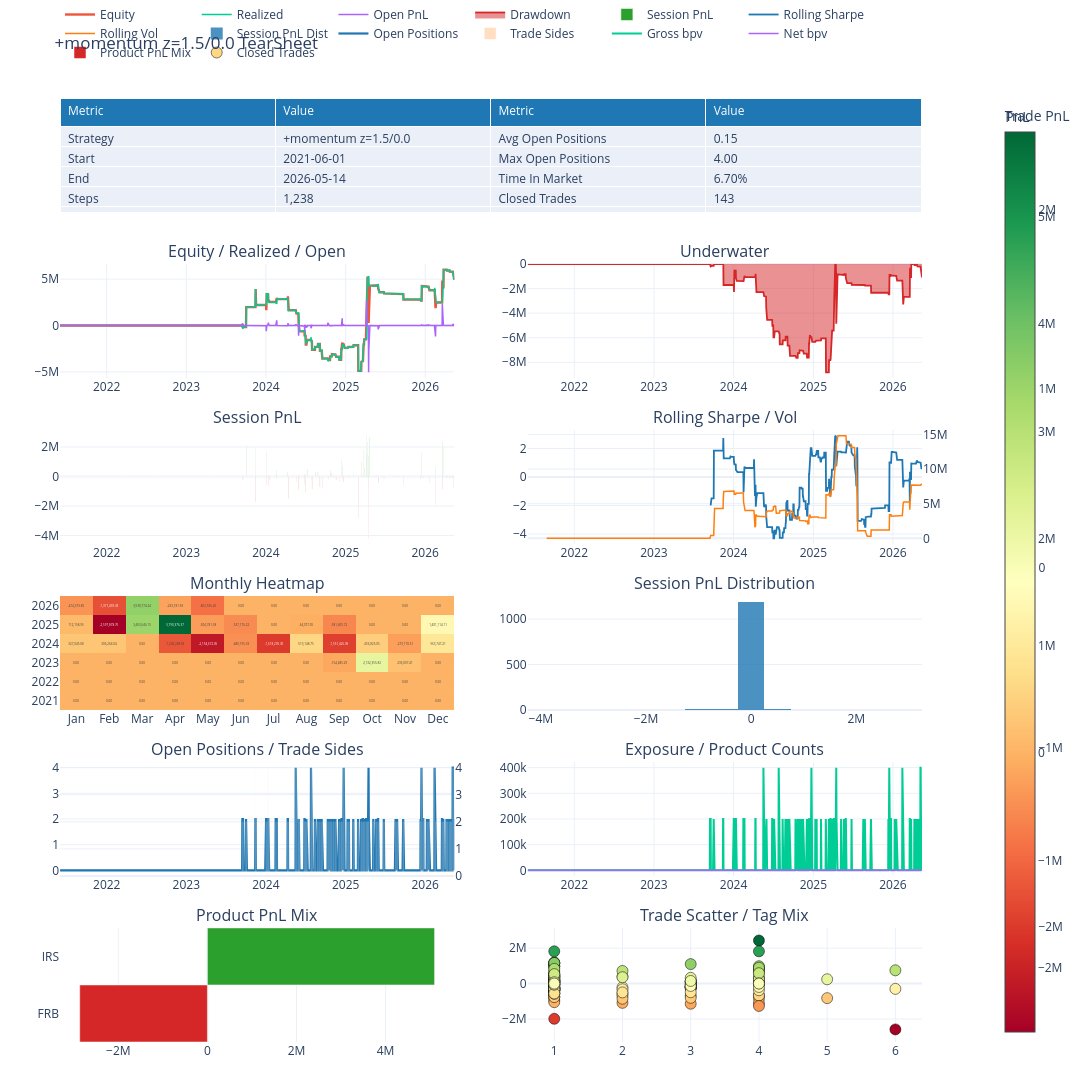

The notebook cell saved with this chart:
### Markdown cell above
## Best Config — Tearsheet

### Code cell
best = max(results, key=lambda r: r['sharpe'])
print(f'Best config: {best["label"]}')
print(f'Sharpe={best["sharpe"]}  MTM={best["final_mtm"]:,}  MaxDD={best["max_dd"]:,}  Trades={best["trades"]}  Hit={best["hit"]:.0%}  Hold={best["avg_hold"]}d')

try:
    tearsheet = QueryBacktestTearSheet.from_backtest(best['bt'])
    plotly_fig = tearsheet.plot_plotly()
    plotly_fig.show()
except Exception as e:
    print(f'Tearsheet: {e}')

### Figure 1 — Plotly figure (JSON) as saved in the notebook; plotly's stock layout.template omitted (floating-point values rounded to 4 significant figures; data arrays with more than 128 entries replaced by an {"elided": "..."} marker saying what was removed)
{"data": [{"cells": {"align": "left", "values": [["Strategy", "Start", "End", "Steps", "Sessions", "Total PnL", "Realized PnL", "Open PnL", "Gross Realized", "Fees", "Avg Session PnL", "Best Session", "Worst Session", "Positive Sessions", "Negative Sessions", "Session Vol", "Sharpe", "Sortino", "Max Drawdown", "Current Drawdown", "VaR 95", "CVaR 95", "Entry Count", "Exit Count", "Trade Sides", "Active Trading Sessions", "Avg Entries / Session", "Avg Exits / Session", "Avg Sides / Session", "Avg Entries / Active Session", "Avg Exits / Active Session"], ["+momentum z=1.5/0.0", "2021-06-01", "2026-05-14", "1,238", "1,238", "4,921,229.93", "4,921,229.93", "0.00", "5,808,233.59", "3,575,000.00", "3,975.15", "2,763,014.78", "-4,185,830.57", "2.83%", "3.88%", "4,478,403.41", "0.22", "0.08", "-8,818,797.32", "-1,095,777.79", "0.00", "-22,067.71", "144", "142", "286", "126", "0.12", "0.11", "0.23", "1.14", "1.13"], ["Avg Open Positions", "Max Open Positions", "Time In Market", "Closed Trades", "Winning Trades", "Losing Trades", "Flat Trades", "Open Trades", "Trade Hit Rate", "Profit Factor", "Payoff Ratio", "Gross Profit", "Gross Loss", "Expectancy", "Avg Trade PnL", "Median Trade PnL", "Avg Win", "Median Win", "Avg Loss", "Median Loss", "Max Win Trade", "Max Loss Trade", "Avg Hold Days", "Median Hold Days", "P90 Hold Days", "Avg Winner Hold", "Avg Loser Hold", "Avg Hold Steps", "Max Win Streak", "Max Loss Streak", "Current Trade Streak"], ["0.15", "4.00", "6.70%", "143", "72", "71", "0", "0", "50.35%", "1.07", "1.05", "35,688,953.46", "33,455,719.87", "15,617.02", "15,617.02", "1,059.63", "495,679.91", "348,556.01", "-471,207.32", "-336,527.06", "2,431,741.34", "-2,587,674.21", "2.04", "1.00", "4.00", "2.03", "2.06", "1.27", "10", "6", "Win 1"]]}, "domain": {"x": [0, 0.94], "y": [0.8792, 1]}, "header": {"align": "left", "fill": {"color": "#1f77b4"}, "font": {"color": "white"}, "values": ["Metric", "Value", "Metric", "Value"]}, "type": "table"}, {"line": {"width": 2.4}, "mode": "lines", "name": "Equity", "type": "scatter", "x": {"elided": "1238 str values"}, "xaxis": "x", "y": {"elided": "1238 float values"}, "yaxis": "y"}, {"line": {"width": 1.5}, "mode": "lines", "name": "Realized", "type": "scatter", "x": {"elided": "1238 str values"}, "xaxis": "x", "y": {"elided": "1238 float values"}, "yaxis": "y"}, {"line": {"width": 1.5}, "mode": "lines", "name": "Open PnL", "type": "scatter", "x": {"elided": "1238 str values"}, "xaxis": "x", "y": {"elided": "1238 float values"}, "yaxis": "y"}, {"fill": "tozeroy", "line": {"color": "#d62728", "width": 1.8}, "mode": "lines", "name": "Drawdown", "type": "scatter", "x": {"elided": "1238 str values"}, "xaxis": "x2", "y": {"elided": "1238 float values"}, "yaxis": "y2"}, {"marker": {"color": {"elided": "1238 str values"}}, "name": "Session PnL", "type": "bar", "x": {"elided": "1238 str values"}, "xaxis": "x3", "y": {"elided": "1238 float values"}, "yaxis": "y3"}, {"line": {"color": "#1f77b4", "width": 1.8}, "mode": "lines", "name": "Rolling Sharpe", "type": "scatter", "x": {"elided": "1238 str values"}, "xaxis": "x4", "y": {"elided": "1238 float values"}, "yaxis": "y4"}, {"line": {"color": "#ff7f0e", "width": 1.5}, "mode": "lines", "name": "Rolling Vol", "type": "scatter", "x": {"elided": "1238 str values"}, "xaxis": "x4", "y": {"elided": "1238 float values"}, "yaxis": "y5"}, {"colorbar": {"title": {"text": "PnL"}}, "colorscale": [[0, "rgb(165,0,38)"], [0.1, "rgb(215,48,39)"], [0.2, "rgb(244,109,67)"], [0.3, "rgb(253,174,97)"], [0.4, "rgb(254,224,139)"], [0.5, "rgb(255,255,191)"], [0.6, "rgb(217,239,139)"], [0.7, "rgb(166,217,106)"], [0.8, "rgb(102,189,99)"], [0.9, "rgb(26,152,80)"], [1, "rgb(0,104,55)"]], "text": [["0.00", "0.00", "0.00", "0.00", "0.00", "0.00", "0.00", "0.00", "0.00", "0.00", "0.00", "0.00"], ["0.00", "0.00", "0.00", "0.00", "0.00", "0.00", "0.00", "0.00", "0.00", "0.00", "0.00", "0.00"], ["0.00", "0.00", "0.00", "0.00", "0.00", "0.00", "0.00", "0.00", "-154,485.29", "2,132,355.82", "236,007.41", "0.00"], ["327,045.08", "306,264.04", "0.00", "-1,208,248.58", "-2,154,672.05", "-480,195.33", "-1,618,295.30", "613,148.75", "-1,551,426.09", "456,825.05", "-279,170.51", "963,747.21"], ["112,158.95", "-2,597,878.76", "3,403,646.15", "5,790,376.37", "-304,781.38", "-537,176.22", "0.00", "-64,707.05", "-581,605.72", "0.00", "0.00", "1,401,114.11"], ["-414,373.85", "-1,317,439.33", "3,538,774.24", "-233,181.59", "-862,596.20", "0.00", "0.00", "0.00", "0.00", "0.00", "0.00", "0.00"]], "texttemplate": "%{text}", "type": "heatmap", "x": ["Jan", "Feb", "Mar", "Apr", "May", "Jun", "Jul", "Aug", "Sep", "Oct", "Nov", "Dec"], "xaxis": "x5", "y": ["2021", "2022", "2023", "2024", "2025", "2026"], "yaxis": "y6", "z": [[0.0, 0.0, 0.0, 0.0, 0.0, 0.0, 0.0, 0.0, 0.0, 0.0, 0.0, 0.0], [0.0, 0.0, 0.0, 0.0, 0.0, 0.0, 0.0, 0.0, 0.0, 0.0, 0.0, 0.0], [0.0, 0.0, 0.0, 0.0, 0.0, 0.0, 0.0, 0.0, -154500.0, 2132000.0, 236000.0, 0.0], [327000.0, 306300.0, 0.0, -1208000.0, -2155000.0, -480200.0, -1618000.0, 613100.0, -1551000.0, 456800.0, -279200.0, 963700.0], [112200.0, -2598000.0, 3404000.0, 5790000.0, -304800.0, -537200.0, 0.0, -64710.0, -581600.0, 0.0, 0.0, 1401000.0], [-414400.0, -1317000.0, 3539000.0, -233200.0, -862600.0, 0.0, 0.0, 0.0, 0.0, 0.0, 0.0, 0.0]]}, {"marker": {"color": "#1f77b4"}, "name": "Session PnL Dist", "nbinsx": 30, "opacity": 0.8, "type": "histogram", "x": {"elided": "1238 float values"}, "xaxis": "x6", "yaxis": "y7"}, {"line": {"color": "#1f77b4", "width": 2.2}, "mode": "lines", "name": "Open Positions", "type": "scatter", "x": {"elided": "1238 str values"}, "xaxis": "x7", "y": {"elided": "1238 float values"}, "yaxis": "y8"}, {"marker": {"color": "#ff7f0e"}, "name": "Trade Sides", "opacity": 0.25, "type": "bar", "x": {"elided": "1238 str values"}, "xaxis": "x7", "y": {"elided": "1238 float values"}, "yaxis": "y9"}, {"line": {"width": 2}, "mode": "lines", "name": "Gross bpv", "type": "scatter", "x": {"elided": "1238 str values"}, "xaxis": "x8", "y": {"elided": "1238 float values"}, "yaxis": "y10"}, {"line": {"width": 1.5}, "mode": "lines", "name": "Net bpv", "type": "scatter", "x": {"elided": "1238 str values"}, "xaxis": "x8", "y": {"elided": "1238 float values"}, "yaxis": "y10"}, {"marker": {"color": ["#d62728", "#2ca02c"]}, "name": "Product PnL Mix", "orientation": "h", "type": "bar", "x": [-2867000.0, 5100000.0], "xaxis": "x9", "y": ["FRB", "IRS"], "yaxis": "y11"}, {"marker": {"color": {"elided": "143 float values"}, "colorbar": {"title": {"text": "Trade PnL"}}, "colorscale": [[0, "rgb(165,0,38)"], [0.1, "rgb(215,48,39)"], [0.2, "rgb(244,109,67)"], [0.3, "rgb(253,174,97)"], [0.4, "rgb(254,224,139)"], [0.5, "rgb(255,255,191)"], [0.6, "rgb(217,239,139)"], [0.7, "rgb(166,217,106)"], [0.8, "rgb(102,189,99)"], [0.9, "rgb(26,152,80)"], [1, "rgb(0,104,55)"]], "line": {"color": "black", "width": 0.5}, "showscale": true, "size": 11}, "mode": "markers", "name": "Closed Trades", "text": {"elided": "143 str values"}, "type": "scatter", "x": {"elided": "143 float values"}, "xaxis": "x10", "y": {"elided": "143 float values"}, "yaxis": "y12"}], "layout": {"annotations": [{"font": {"size": 16}, "showarrow": false, "text": "Equity / Realized / Open", "x": 0.215, "xanchor": "center", "xref": "paper", "y": 0.8242, "yanchor": "bottom", "yref": "paper"}, {"font": {"size": 16}, "showarrow": false, "text": "Underwater", "x": 0.725, "xanchor": "center", "xref": "paper", "y": 0.8242, "yanchor": "bottom", "yref": "paper"}, {"font": {"size": 16}, "showarrow": false, "text": "Session PnL", "x": 0.215, "xanchor": "center", "xref": "paper", "y": 0.6483, "yanchor": "bottom", "yref": "paper"}, {"font": {"size": 16}, "showarrow": false, "text": "Rolling Sharpe / Vol", "x": 0.725, "xanchor": "center", "xref": "paper", "y": 0.6483, "yanchor": "bottom", "yref": "paper"}, {"font": {"size": 16}, "showarrow": false, "text": "Monthly Heatmap", "x": 0.215, "xanchor": "center", "xref": "paper", "y": 0.4725, "yanchor": "bottom", "yref": "paper"}, {"font": {"size": 16}, "showarrow": false, "text": "Session PnL Distribution", "x": 0.725, "xanchor": "center", "xref": "paper", "y": 0.4725, "yanchor": "bottom", "yref": "paper"}, {"font": {"size": 16}, "showarrow": false, "text": "Open Positions / Trade Sides", "x": 0.215, "xanchor": "center", "xref": "paper", "y": 0.2967, "yanchor": "bottom", "yref": "paper"}, {"font": {"size": 16}, "showarrow": false, "text": "Exposure / Product Counts", "x": 0.725, "xanchor": "center", "xref": "paper", "y": 0.2967, "yanchor": "bottom", "yref": "paper"}, {"font": {"size": 16}, "showarrow": false, "text": "Product PnL Mix", "x": 0.215, "xanchor": "center", "xref": "paper", "y": 0.1208, "yanchor": "bottom", "yref": "paper"}, {"font": {"size": 16}, "showarrow": false, "text": "Trade Scatter / Tag Mix", "x": 0.725, "xanchor": "center", "xref": "paper", "y": 0.1208, "yanchor": "bottom", "yref": "paper"}], "height": 2400, "legend": {"orientation": "h", "x": 0, "xanchor": "left", "y": 1.02, "yanchor": "bottom"}, "margin": {"b": 50, "l": 60, "r": 40, "t": 80}, "title": {"text": "+momentum z=1.5/0.0 TearSheet"}, "width": 1600, "xaxis": {"anchor": "y", "domain": [0, 0.43]}, "xaxis10": {"anchor": "y12", "domain": [0.51, 0.94]}, "xaxis2": {"anchor": "y2", "domain": [0.51, 0.94]}, "xaxis3": {"anchor": "y3", "domain": [0, 0.43]}, "xaxis4": {"anchor": "y4", "domain": [0.51, 0.94]}, "xaxis5": {"anchor": "y6", "domain": [0, 0.43]}, "xaxis6": {"anchor": "y7", "domain": [0.51, 0.94]}, "xaxis7": {"anchor": "y8", "domain": [0, 0.43]}, "xaxis8": {"anchor": "y10", "domain": [0.51, 0.94]}, "xaxis9": {"anchor": "y11", "domain": [0, 0.43]}, "yaxis": {"anchor": "x", "domain": [0.7033, 0.8242]}, "yaxis10": {"anchor": "x8", "domain": [0.1758, 0.2967]}, "yaxis11": {"anchor": "x9", "domain": [0, 0.1208]}, "yaxis12": {"anchor": "x10", "domain": [0, 0.1208]}, "yaxis2": {"anchor": "x2", "domain": [0.7033, 0.8242]}, "yaxis3": {"anchor": "x3", "domain": [0.5275, 0.6483]}, "yaxis4": {"anchor": "x4", "domain": [0.5275, 0.6483]}, "yaxis5": {"anchor": "x4", "overlaying": "y4", "side": "right"}, "yaxis6": {"anchor": "x5", "domain": [0.3517, 0.4725]}, "yaxis7": {"anchor": "x6", "domain": [0.3517, 0.4725]}, "yaxis8": {"anchor": "x7", "domain": [0.1758, 0.2967]}, "yaxis9": {"anchor": "x7", "overlaying": "y8", "side": "right"}}}
